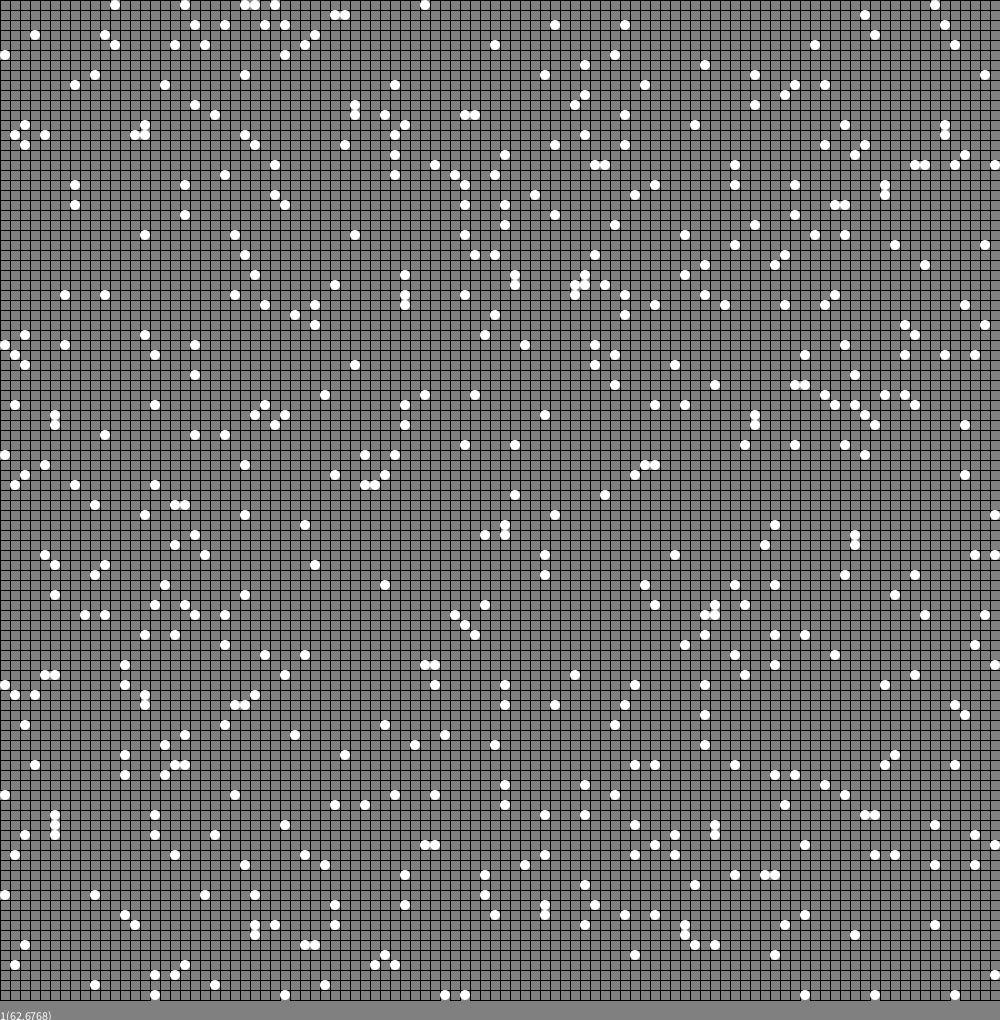
Frame 1 (no input)
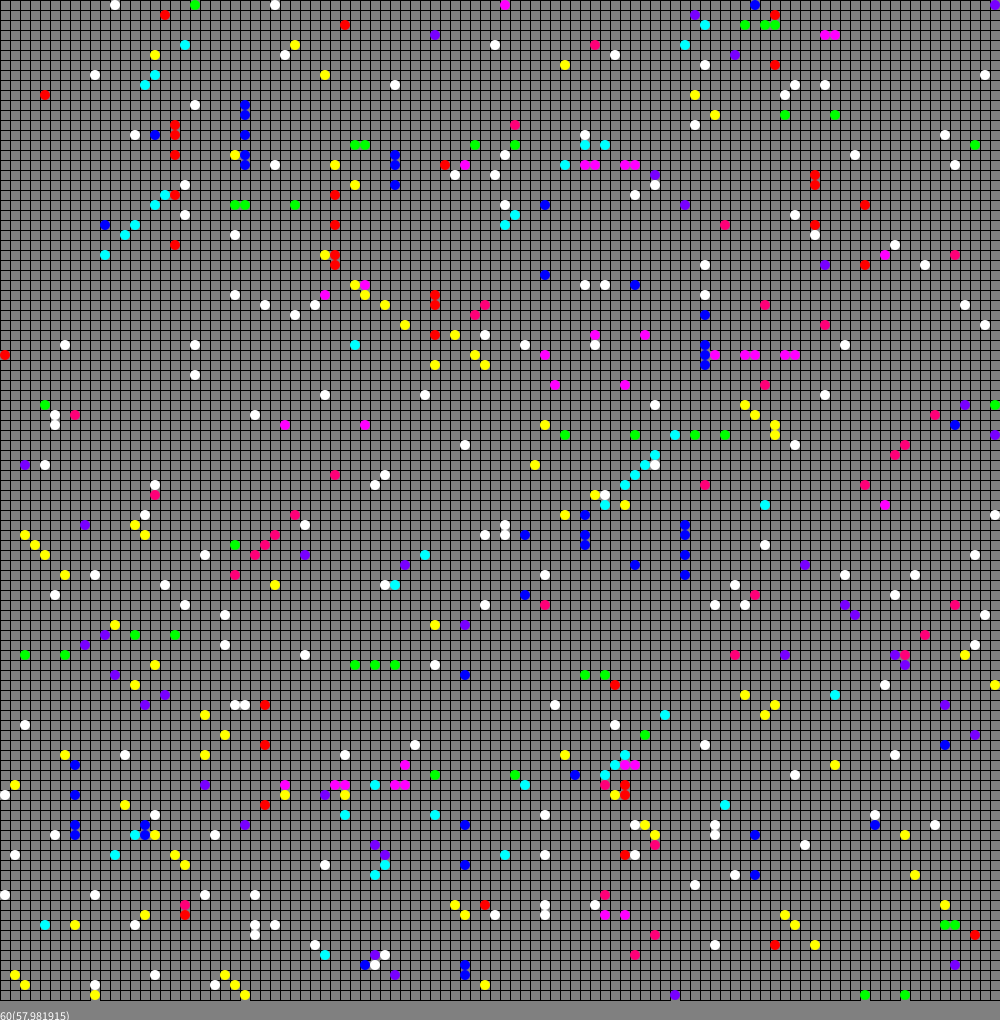
Frame 60 (the mouse pressed at the canvas centre just before this capture)
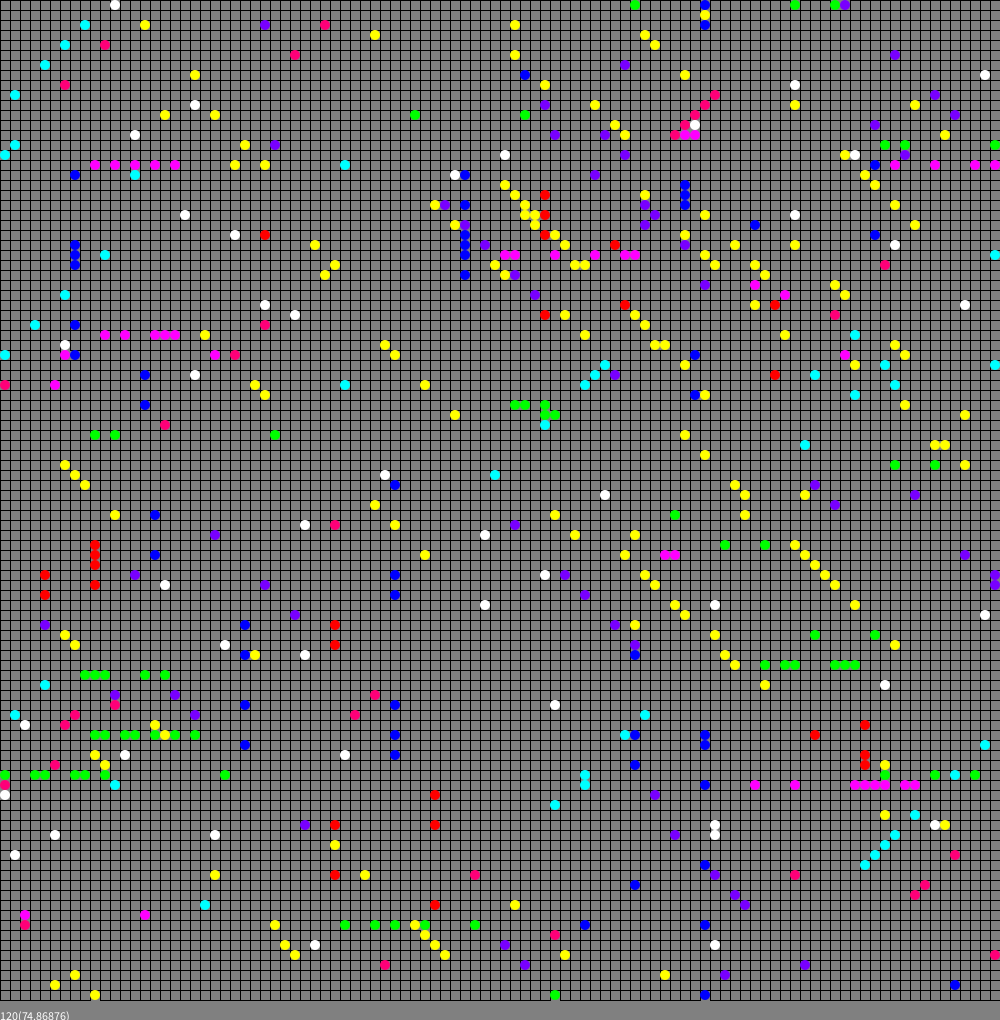
Frame 120 (the mouse held since frame 60 and released just before this capture)

The Processing sketch that drew these frames (run headless with seeded random() and noise(); from frame 60 on, the mouse is pressed at the canvas centre):

// Processing sketch: ABMSimple4
// ── ABMSimple4.pde
/// Simple example of Agent Base Model.
//*////////////////////////////////////

void setup()
{
  size(1000,1020);
  
  theWorld=new World();
  theWorld.initialise();
  
  frameRate(100);
  println(Model,"Ready!");
}

void draw()
{
  background(128);
  
  census(theWorld);
  visualise(theWorld);
  theWorld.update();
  
  text(str(frameCount)+"("+str(frameRate)+")",0,height);
}

void exit()
{
  println("The end");
  super.exit();
}

/// @date 2026-06-12 (https://github.com/borkowsk/bookProcessingEN/)

// ── ABMSettings.pde
/// Global constants & variables.
//*//////////////////////////////

String Model="ABMWalkers"; ///< We already know what we want to do.

int    WSide=100;        ///< World side.
float  Density=0.05;     ///< agent population density.

/// @date 2026-06-12 (https://github.com/borkowsk/bookProcessingEN/)

// ── Agent.pde
/// The agent: its atributes, random initialisation and methods
//*////////////////////////////////////////////////////////////

enum Dirs { UNKNOWN, N, NE, E, SE, S, SW, W, NW }; ///< all directions of the world.

Dirs[] allDirs={ Dirs.UNKNOWN,Dirs.N,Dirs.NE,Dirs.E,Dirs.SE,Dirs.S,Dirs.SW,Dirs.W,Dirs.NW };

color dirs2color(Dirs direction) //!< second version of colorisation
{
  switch(direction){
  case N:       return color(  0,  0,255);
  case NE:      return color(  0,255,255);
  case E:       return color(  0,255,  0);
  case SE:      return color(255,255,  0);
  case S:       return color(255,  0,  0);
  case SW:      return color(255,  0,120);
  case W:       return color(255,  0,255);
  case NW:      return color(120,  0,255);
  case UNKNOWN: 
  default: return color(255,255,255);
  }
}

class Agent
{
  Dirs direction=Dirs.UNKNOWN;  //!< It needs to know his walking direction.
  
  color getColor()
  {
    return dirs2color(direction);
  }
  
  void update()
  {
    if( direction==Dirs.UNKNOWN && random(1.0)<0.01 ) // Within approximately 100 steps, everyone will choose a direction
      direction=allDirs[int(random(1,allDirs.length))];
  }
  
  void interactionA(Agent other) //!< Asymmetric interaction.
  {
    other.direction=this.direction;
  }
  
  void interactionS(Agent other) //!< Symmetric interaction.
  {
    Dirs newdirection=allDirs[int(random(1,allDirs.length))]; // Agents "establish" a new common direction.
    this.direction=newdirection;
    other.direction=newdirection;
  }
}

/// @date 2026-06-12 (https://github.com/borkowsk/bookProcessingEN/)

// ── World.pde
/// The world & its dynamics.
//*//////////////////////////

class World
{
  Agent[][]  plane=new Agent[WSide][WSide]; //!< the surface of the world where agents "live".
  int        numberOfAgents=0;              //!< actual number of agents.
  
  void initialise() //!< pre-filling the world
  {
    for(int row=0;row<WSide;row++)
     for(int col=0;col<WSide;col++)
      if(random(1.0)<Density) // Agents are only in certain places.
      {
        plane[row][col]=new Agent();
        numberOfAgents++;
      }
  }
  
  void update() //!< Monte Carlo update of the world, i.e. the simulation step.
  {
    int square=WSide*WSide;
    for(int i=0;i<square;i++)
    {
      int col=int(random(0,WSide));
      int row=int(random(0,WSide));
      if(plane[row][col]!=null)
      {
         plane[row][col].update();
         
         // Requested move.
         int dcol,drow;
         switch( plane[row][col].direction ){
            case N:       dcol= 0; drow=-1; break;
            case NE:      dcol=+1; drow=-1; break;
            case E:       dcol=+1; drow= 0; break;
            case SE:      dcol=+1; drow=+1; break;
            case S:       dcol= 0; drow=+1; break;
            case SW:      dcol=-1; drow=+1; break;
            case W:       dcol=-1; drow= 0; break;
            case NW:      dcol=-1; drow=-1; break;
            case UNKNOWN: 
            default: dcol= 0; drow= 0; break;
            }
         
         // Requested position
         int ncol=(WSide+col+dcol)%WSide;
         int nrow=(WSide+row+drow)%WSide;
         
         // The action depends on the empty space in the new position.
         if(plane[nrow][ncol]==null)
         {
           plane[nrow][ncol]=plane[row][col]; // To a new place.
           plane[row][col]=null; // Very important: The normal world does not allow bilocation!
         }
         else
         {
           plane[row][col].interactionA(plane[nrow][ncol]);
         }
      }
    }  
  }
}

World theWorld=null; ///< A single variable representing the world is initialized during setup.

/// @date 2026-06-12 (https://github.com/borkowsk/bookProcessingEN/)

// ── WorldStats.pde
/// The world statistics.
//*//////////////////////

int[] allCounts=null; ///< pedestrian/walkers direction counters.

void census(World currWorld)
{
  // Preparation...
  if(allCounts==null)
  {
    allCounts=new int[allDirs.length]; // We need new one.
  }
  else
  {
    for(int i=0;i<allCounts.length;i++) // we just reset the counters.
      allCounts[i]=0;
  }
    
  // Real counting:
  for(int row=0;row<WSide;row++)
    for(int col=0;col<WSide;col++)
      if(currWorld.plane[row][col]!=null)
      {
         Dirs tmp=currWorld.plane[row][col].direction;
         int  ind=tmp.ordinal(); // which one direction in order
         allCounts[ind]++;
      }
      
  // Simplest presentation:    
  for(int i=0;i<allCounts.length;i++)
    print("\t",allCounts[i]);
   
  println(" ----- Step:",nf(frameCount,9),"-----");  
}

/// @date 2026-06-12 (https://github.com/borkowsk/bookProcessingEN/)

// ── WorldVis.pde
/// The world visualisation.
//*/////////////////////////

void visualise(World currWorld)
{
  float CSide=width/WSide;
  float HSide=CSide/2.0;
  
  for(int row=0;row<WSide;row++)
    for(int col=0;col<WSide;col++)
      if(currWorld.plane[row][col]!=null)
      {
        fill(currWorld.plane[row][col].getColor()); 
        noStroke();
        ellipse(col*CSide+HSide,row*CSide+HSide,CSide,CSide);
      }
      else
      {
        noFill(); stroke(0);
        rect(col*CSide,row*CSide,CSide,CSide);
      }
      
  stroke(0);fill(255); // back to default.    
}

/// @date 2026-06-12 (https://github.com/borkowsk/bookProcessingEN/)
